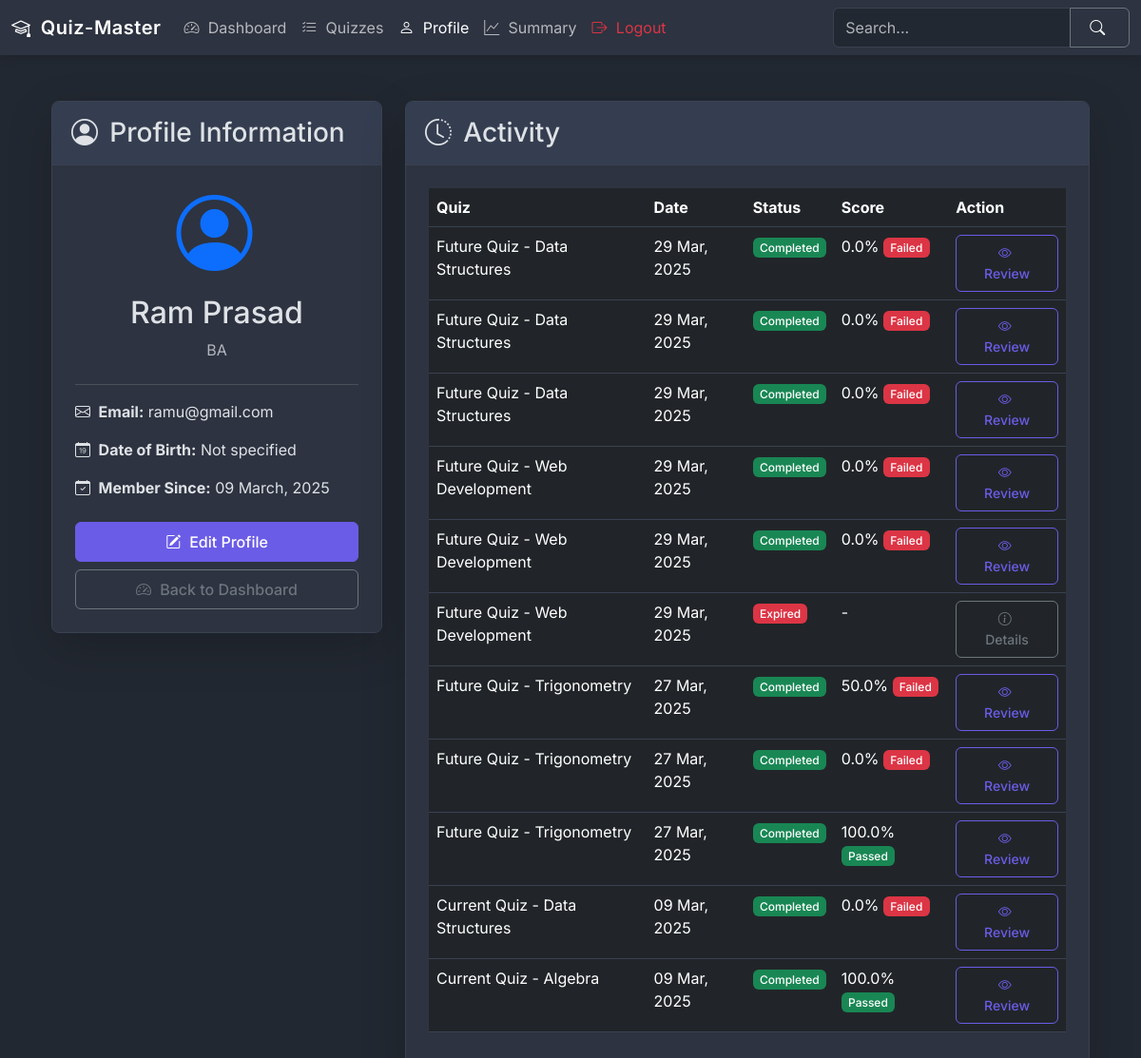
Before: /profile (signed in) with the older database file.
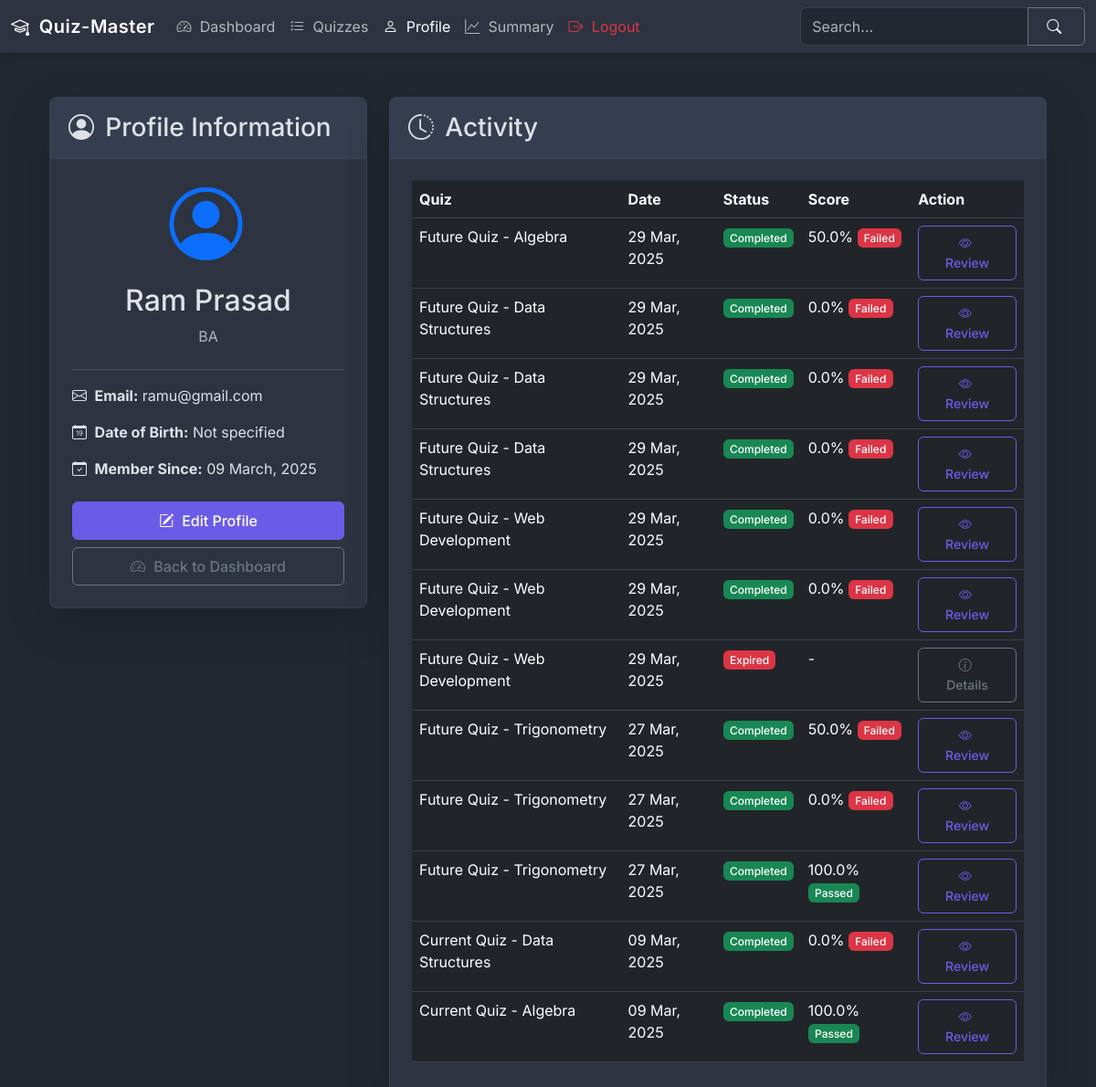
After: the same page with the newer database file.
### models.py (models this page shows)
class QuizAttempt(db.Model):
    id = db.Column(db.Integer, primary_key=True)
    user_id = db.Column(db.Integer, db.ForeignKey('user.id'), nullable=False)
    quiz_id = db.Column(db.Integer, db.ForeignKey('quiz.id'), nullable=False)
    attempt_number = db.Column(db.Integer, nullable=False)
    start_time = db.Column(db.DateTime(timezone=True), nullable=False, default=datetime.now(timezone.utc))
    end_time = db.Column(db.DateTime(timezone=True))
    status = db.Column(db.String(20), default='in_progress')
    user_responses = db.relationship('UserResponse', backref='quiz_attempt', lazy=True)

class Quiz(db.Model):
    id = db.Column(db.Integer, primary_key=True)
    name = db.Column(db.String(100), nullable=False)
    description = db.Column(db.Text)
    start_date = db.Column(db.DateTime(timezone=True), nullable=False)
    end_date = db.Column(db.DateTime(timezone=True))
    time_duration = db.Column(db.Integer, nullable=False)
    passing_score = db.Column(db.Integer, nullable=False)
    max_attempts = db.Column(db.Integer, default=3)
    chapter_id = db.Column(db.Integer, db.ForeignKey('chapter.id'), nullable=False)
    is_active = db.Column(db.Boolean, default=False)
    created_at = db.Column(db.DateTime(timezone=True), default=datetime.now(timezone.utc))
    updated_at = db.Column(db.DateTime(timezone=True), onupdate=datetime.now(timezone.utc))
    questions = db.relationship('Question', backref='quiz', lazy=True)
    attempts = db.relationship('QuizAttempt', backref='quiz', lazy=True)
    scores = db.relationship('Score', backref='quiz', lazy=True)

class Score(db.Model):
    id = db.Column(db.Integer, primary_key=True)
    total_scored = db.Column(db.Integer, nullable=False)
    is_completed = db.Column(db.Boolean, default=False)
    passed = db.Column(db.Boolean)
    start_time = db.Column(db.DateTime(timezone=True), nullable=False, default=datetime.now(timezone.utc))
    end_time = db.Column(db.DateTime(timezone=True))
    attempt_number = db.Column(db.Integer, nullable=False, default=1)
    user_id = db.Column(db.Integer, db.ForeignKey('user.id'), nullable=False, index=True)
    quiz_id = db.Column(db.Integer, db.ForeignKey('quiz.id'), nullable=False, index=True)
    created_at = db.Column(db.DateTime(timezone=True), default=datetime.now(timezone.utc))

### routes/user_routes.py (the view)
@app.route('/profile')
@login_required
def user_profile():
    user_id = session.get('user_id')
    user = User.query.get_or_404(user_id)
    recent_activity = QuizAttempt.query.filter_by(user_id=user_id).order_by(QuizAttempt.start_time.desc()).all()
    for activity in recent_activity:
        activity.quiz = Quiz.query.get(activity.quiz_id)
        if activity.status == 'completed':
            activity.score = Score.query.filter_by(
                user_id=user_id,
                quiz_id=activity.quiz_id,
                attempt_number=activity.attempt_number
            ).first()
    return render_template('user/user_profile.html',
                          user=user,
                          recent_activity=recent_activity,
                          datetime=datetime,
                          timezone=timezone)

### utils.py (called while the page is built)
def login_required(f):
    @wraps(f)
    def decorated_function(*args, **kwargs):
        if 'user_id' not in session:
            flash('Please login first!', 'danger')
            return redirect(url_for('login'))
        return f(*args, **kwargs)
    return decorated_function

### templates/user/user_profile.html (shortened to what the changed rows need)
{% extends 'base.html' %}
{% set active_dashboard = false %}
{% set active_subjects = false %}
{% set active_quizzes = false %}
{% set active_users = false %}
{% set active_login = false %}
{% set active_signup = false %}
{% set active_profile = true %}
{% block content %}
<div class="container mt-5">
    <div class="row">
        <div class="col-lg-4">
            <div class="card shadow-lg mb-4">
                <div class="card-body">
                    <div class="text-center mb-4">
                        <h2>{{ user.fullName }}</h2>
                    </div>
                </div>
            </div>
        </div>
        <div class="col-lg-8">
            <div class="card shadow-lg">
                <div class="card-body">
                    {% if recent_activity %}
                    <div class="table-responsive">
                        <table class="table table-hover">
                            <thead>
                                <tr>
                                    <th>Quiz</th>
                                    <th>Date</th>
                                    <th>Status</th>
                                    <th>Score</th>
                                    <th>Action</th>
                                </tr>
                            </thead>
                            <tbody>
                                {% for activity in recent_activity %}
                                <tr>
                                    <td>{{ activity.quiz.name }}</td>
                                    <td>{{ activity.start_time.strftime('%d %b, %Y') }}</td>
                                    <td>
                                        {% if activity.status == 'completed' %}
                                            <span class="badge bg-success">Completed</span>
                                        {% elif activity.status == 'in_progress' %}
                                            <span class="badge bg-warning text-dark">In Progress</span>
                                        {% elif activity.status == 'expired' %}
                                            <span class="badge bg-danger">Expired</span>
                                        {% endif %}
                                    </td>
                                    <td>
                                        {% if activity.status == 'completed' and activity.score %}
                                            {{ "%.1f"|format(activity.score.total_scored) }}%
                                            {% if activity.score.passed %}
                                                <span class="badge bg-success">Passed</span>
                                            {% else %}
                                                <span class="badge bg-danger">Failed</span>
                                            {% endif %}
                                        {% else %}
                                            -
                                        {% endif %}
                                    </td>
                                    <td>
                                        {% if activity.status == 'completed' and activity.score %}
                                            <a href="{{ url_for('quiz_review', quiz_id=activity.quiz.id, score_id=activity.score.id) }}"
                                               class="btn btn-sm btn-outline-primary">
                                                <i class="bi bi-eye"></i> Review
                                            </a>
                                        {% elif activity.status == 'in_progress' %}
                                            <form method="POST" action="{{ url_for('start_quiz', quiz_id=activity.quiz.id) }}">
                                                <button type="submit" class="btn btn-sm btn-primary">
                                                    <i class="bi bi-play-circle"></i> Continue
                                                </button>
                                            </form>
                                        {% else %}
                                            <a href="{{ url_for('view_quiz', quiz_id=activity.quiz.id) }}"
                                               class="btn btn-sm btn-outline-secondary">
                                                <i class="bi bi-info-circle"></i> Details
                                            </a>
                                        {% endif %}
                                    </td>
                                </tr>
                                {% endfor %}
                            </tbody>
                        </table>
                    </div>
                    {% else %}
                    <div class="alert alert-info text-center">
                        <i class="bi bi-info-circle"></i> No recent activity found.
                    </div>
                    {% endif %}
                </div>
            </div>
        </div>
    </div>
</div>
{% endblock %}

Changed rows visible on the page:
added QuizAttempt: quiz.name "Future Quiz - Algebra", start_time "29 Mar, 2025", status "Completed", shows "Failed"
added Score: score.total_scored "50.0"
